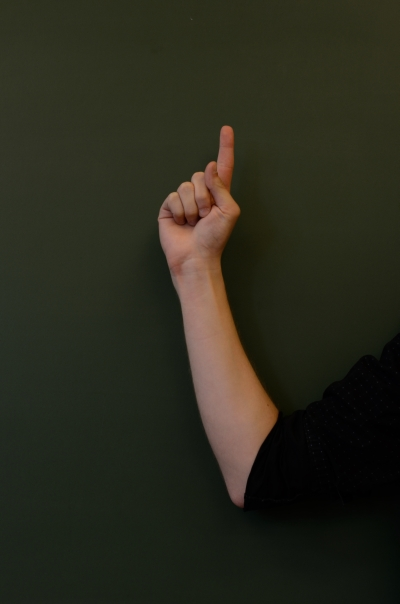
#> input picture test.jpg, 400 x 604 px
$ python -i imageManipulations.py   (imports and definitions only)   (older library calls are emulated)
#> lines starting #> are read from the running program, lines starting #| are printed output that depends on the picture
#> further down, picture is the input picture: shape (604, 400, 3); mean B, G, R 28.5, 41.6, 41.7
################################################################################

# Alpacas & Fences - imageManipulations
# Authors: 470203101, 470386390, 470354850

# In order to run this file alone:
# $ python imageManipulations.py

# This script aids in the manipulations of images needed for other scripts.

################################################################################
# Imports
################################################################################
from skimage.measure import compare_ssim
import imutils
import cv2
import numpy as np
from PIL import Image

################################################################################
# Constants
################################################################################
hist_equ_tile_size = 8

################################################################################
# Functions
################################################################################
# histEqu
# Removes the background of the given rgb_img through diffing the bkgd_img
# Input:
#   - bgr_img | cv2 image -> image object/data
#   - bkgd_img | cv2 image -> image object/data
# Output:
#   - N/A
# Notes:
#   - Implementation guided from https://docs.opencv.org/master/d5/daf/tutorial_py_histogram_equalization.html
def histEqu(bgr_img):
  # split the image into its separate channels
  b_img, g_img, r_img = cv2.split(bgr_img)
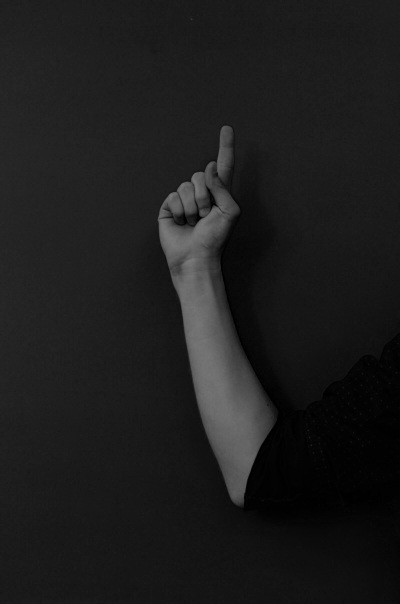
#> b_img: shape (604, 400); min 0, max 122, mean 28.5
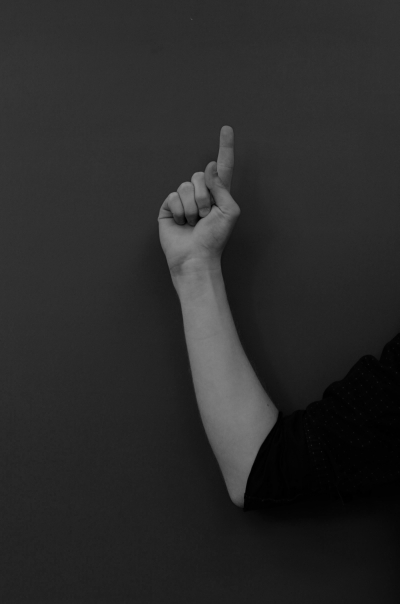
#> g_img: shape (604, 400); min 0, max 142, mean 41.6
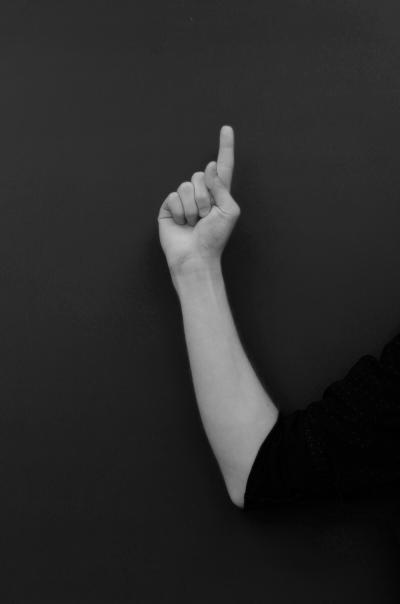
#> r_img: shape (604, 400); min 0, max 193, mean 41.7

  # CLAHE application object
  clahe = cv2.createCLAHE(clipLimit = 2.0,
    tileGridSize = (hist_equ_tile_size, hist_equ_tile_size))

  # red channel application
  r_clahe_img = clahe.apply(r_img)
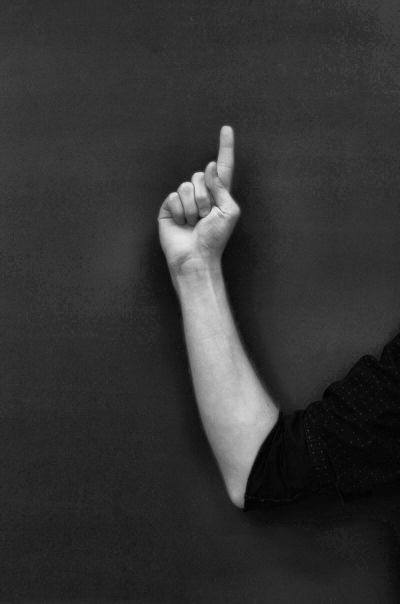
#> r_clahe_img: shape (604, 400); min 1, max 229, mean 51.1
  # green channel application
  g_clahe_img = clahe.apply(g_img)
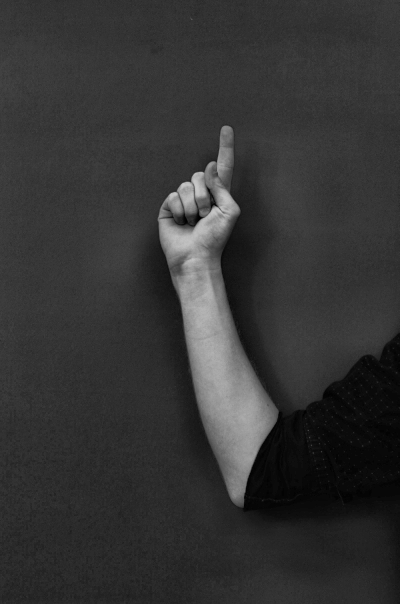
#> g_clahe_img: shape (604, 400); min 1, max 200, mean 52.4
  # blue channel application
  b_clahe_img = clahe.apply(b_img)
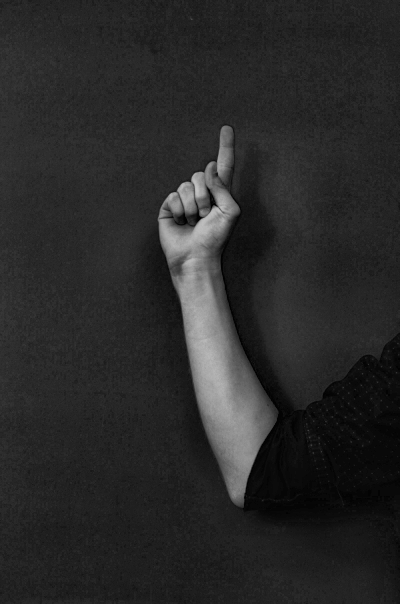
#> b_clahe_img: shape (604, 400); min 1, max 195, mean 41.2

  return cv2.merge((b_clahe_img, g_clahe_img, r_clahe_img))
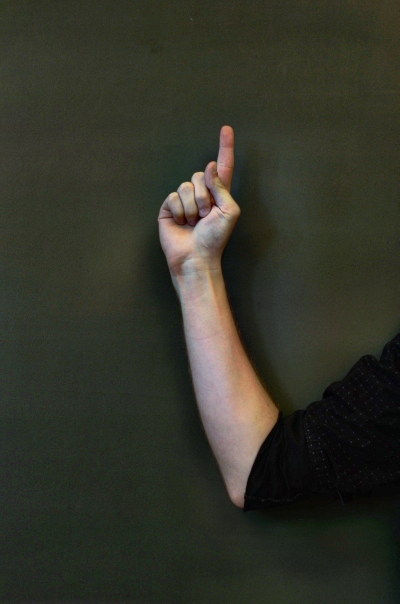
#> returned value: shape (604, 400, 3); mean of channels 0, 1, 2 41.2, 52.4, 51.1; drawn as B, G, R

#-------------------------------------------------------------------------------
# diffImgs
# Removes the background of the given rgb_img through diffing the bkgd_img
# Input:
#   - bgr_img | cv2 image -> image object/data
#   - bkgd_img | cv2 image -> image object/data
# Output:
#   - N/A
def diffImgs(gray_img, bkgd_gray_img):
  (score, diff) = compare_ssim(gray_img, bkgd_gray_img, full=True)
  diff = (diff * 255).astype("uint8")
  print(f"[diffImgs - INFO]: SSIM = {score}")

  _, thresh = cv2.threshold(diff, 0, 255,
    cv2.THRESH_BINARY_INV | cv2.THRESH_OTSU)

  return thresh

#-------------------------------------------------------------------------------
# normImg
# Normalise image
# Input:
#   - img | cv2 image -> image object/data
# Output:
#   - img | cv2 image -> image object/data with values between 0.0 and 1.0
def normImg(img):
  img = np.subtract(img, np.amin(img))
  img = np.divide(img, np.amax(img))
  return img

#-------------------------------------------------------------------------------
# resizeImage
# Resize the image.
# Input:
#   - image | cv2 image -> image object/data
#   - scale | 0.0 -> 1.0 | float -> scale
# Output:
#   - image | cv2 image -> image object/data
# Note:
#   - Image will fit screen.
def resizeImage(image, scale=0.5):
  # Resize the image
  img_h, img_w = image.shape[0:2]
  new_w = int(img_w * scale)
  new_h = int(img_h * scale)
  # dim = (width, height)
  dim = (new_w, new_h)

  # resize image
  return cv2.resize(image, dim, interpolation = cv2.INTER_AREA)

################################################################################
# Main
################################################################################
def main():
  pass

# [2 lines not run here, left out]

>>> import cv2
>>> picture = cv2.imread('test.jpg')
>>> result = histEqu(picture)
